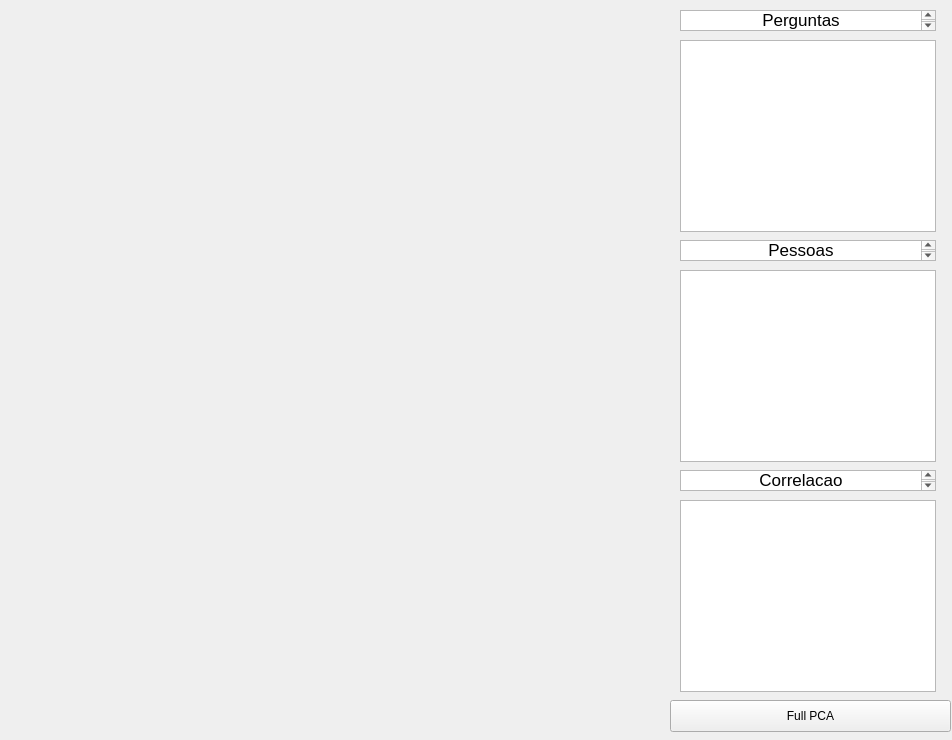
<?xml version="1.0" encoding="UTF-8"?>
<ui version="4.0">
 <class>MainWindow</class>
 <widget class="QMainWindow" name="MainWindow">
  <property name="geometry">
   <rect>
    <x>0</x>
    <y>0</y>
    <width>952</width>
    <height>740</height>
   </rect>
  </property>
  <property name="windowTitle">
   <string>MainWindow</string>
  </property>
  <widget class="QWidget" name="centralwidget">
   <widget class="QWidget" name="mplwindow" native="true">
    <property name="geometry">
     <rect>
      <x>10</x>
      <y>10</y>
      <width>631</width>
      <height>711</height>
     </rect>
    </property>
    <property name="sizePolicy">
     <sizepolicy hsizetype="Expanding" vsizetype="Preferred">
      <horstretch>0</horstretch>
      <verstretch>0</verstretch>
     </sizepolicy>
    </property>
    <layout class="QVBoxLayout" name="mplvl"/>
   </widget>
   <widget class="QTableWidget" name="mplfigs_2">
    <property name="geometry">
     <rect>
      <x>680</x>
      <y>270</y>
      <width>256</width>
      <height>192</height>
     </rect>
    </property>
   </widget>
   <widget class="QTableWidget" name="mplfigs_3">
    <property name="geometry">
     <rect>
      <x>680</x>
      <y>500</y>
      <width>256</width>
      <height>192</height>
     </rect>
    </property>
   </widget>
   <widget class="QPushButton" name="full_pca_button">
    <property name="geometry">
     <rect>
      <x>670</x>
      <y>700</y>
      <width>281</width>
      <height>32</height>
     </rect>
    </property>
    <property name="text">
     <string>Full PCA</string>
    </property>
   </widget>
   <widget class="QTextBrowser" name="textBrowser">
    <property name="geometry">
     <rect>
      <x>680</x>
      <y>10</y>
      <width>256</width>
      <height>21</height>
     </rect>
    </property>
    <property name="html">
     <string>&lt;!DOCTYPE HTML PUBLIC &quot;-//W3C//DTD HTML 4.0//EN&quot; &quot;http://www.w3.org/TR/REC-html40/strict.dtd&quot;&gt;
&lt;html&gt;&lt;head&gt;&lt;meta name=&quot;qrichtext&quot; content=&quot;1&quot; /&gt;&lt;style type=&quot;text/css&quot;&gt;
p, li { white-space: pre-wrap; }
&lt;/style&gt;&lt;/head&gt;&lt;body style=&quot; font-family:'.SF NS Text'; font-size:13pt; font-weight:400; font-style:normal;&quot;&gt;
&lt;p align=&quot;center&quot; style=&quot; margin-top:12px; margin-bottom:12px; margin-left:0px; margin-right:0px; -qt-block-indent:0; text-indent:0px;&quot;&gt;Perguntas&lt;/p&gt;&lt;/body&gt;&lt;/html&gt;</string>
    </property>
   </widget>
   <widget class="QTextBrowser" name="textBrowser_2">
    <property name="geometry">
     <rect>
      <x>680</x>
      <y>240</y>
      <width>256</width>
      <height>21</height>
     </rect>
    </property>
    <property name="html">
     <string>&lt;!DOCTYPE HTML PUBLIC &quot;-//W3C//DTD HTML 4.0//EN&quot; &quot;http://www.w3.org/TR/REC-html40/strict.dtd&quot;&gt;
&lt;html&gt;&lt;head&gt;&lt;meta name=&quot;qrichtext&quot; content=&quot;1&quot; /&gt;&lt;style type=&quot;text/css&quot;&gt;
p, li { white-space: pre-wrap; }
&lt;/style&gt;&lt;/head&gt;&lt;body style=&quot; font-family:'.SF NS Text'; font-size:13pt; font-weight:400; font-style:normal;&quot;&gt;
&lt;p align=&quot;center&quot; style=&quot; margin-top:12px; margin-bottom:12px; margin-left:0px; margin-right:0px; -qt-block-indent:0; text-indent:0px;&quot;&gt;Pessoas&lt;/p&gt;&lt;/body&gt;&lt;/html&gt;</string>
    </property>
   </widget>
   <widget class="QTextBrowser" name="textBrowser_3">
    <property name="geometry">
     <rect>
      <x>680</x>
      <y>470</y>
      <width>256</width>
      <height>21</height>
     </rect>
    </property>
    <property name="html">
     <string>&lt;!DOCTYPE HTML PUBLIC &quot;-//W3C//DTD HTML 4.0//EN&quot; &quot;http://www.w3.org/TR/REC-html40/strict.dtd&quot;&gt;
&lt;html&gt;&lt;head&gt;&lt;meta name=&quot;qrichtext&quot; content=&quot;1&quot; /&gt;&lt;style type=&quot;text/css&quot;&gt;
p, li { white-space: pre-wrap; }
&lt;/style&gt;&lt;/head&gt;&lt;body style=&quot; font-family:'.SF NS Text'; font-size:13pt; font-weight:400; font-style:normal;&quot;&gt;
&lt;p align=&quot;center&quot; style=&quot; margin-top:12px; margin-bottom:12px; margin-left:0px; margin-right:0px; -qt-block-indent:0; text-indent:0px;&quot;&gt;Correlacao&lt;/p&gt;&lt;/body&gt;&lt;/html&gt;</string>
    </property>
   </widget>
   <widget class="QListWidget" name="mplfigs">
    <property name="geometry">
     <rect>
      <x>680</x>
      <y>40</y>
      <width>256</width>
      <height>192</height>
     </rect>
    </property>
   </widget>
  </widget>
 </widget>
 <resources/>
 <connections/>
</ui>
